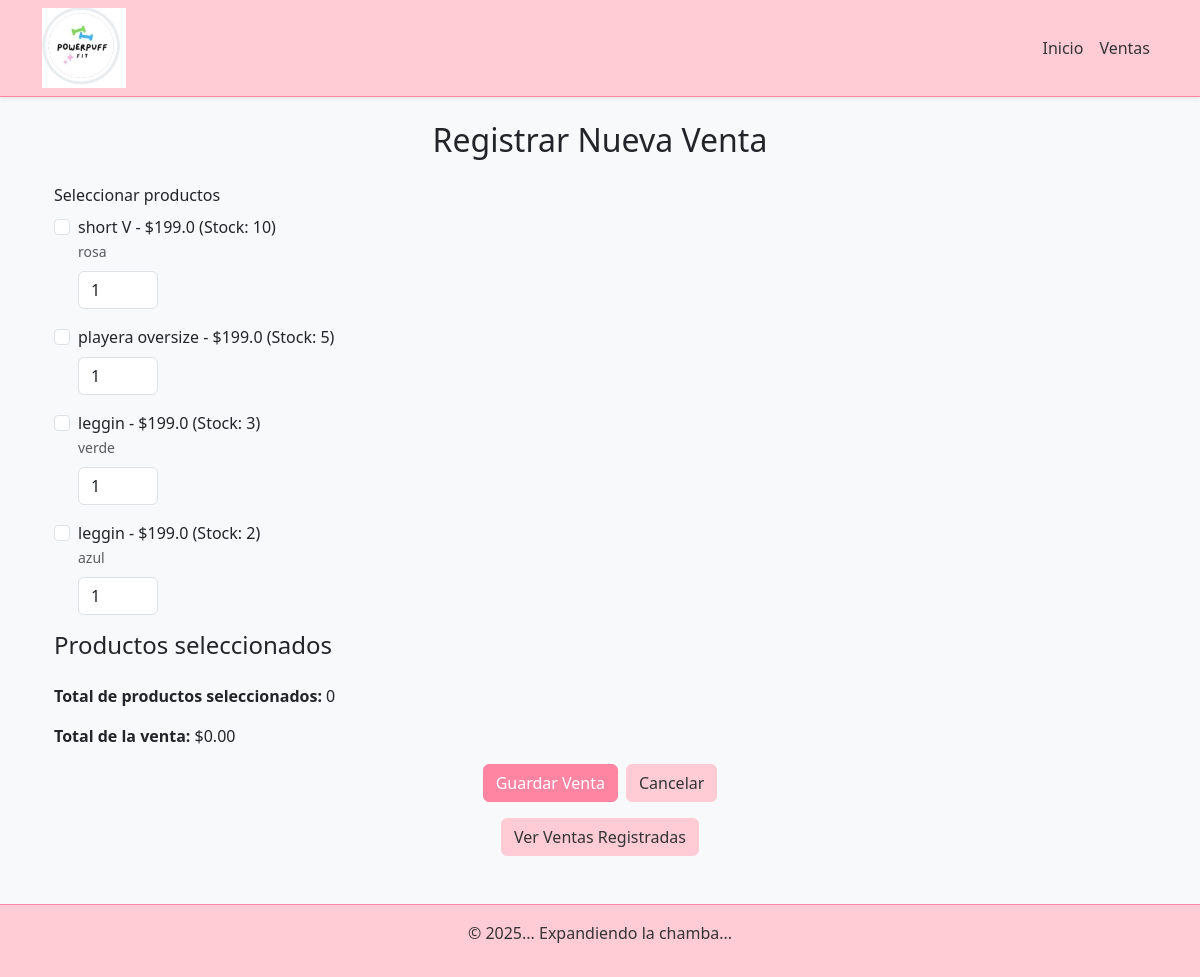
Page /venta/nueva on the earlier database version.
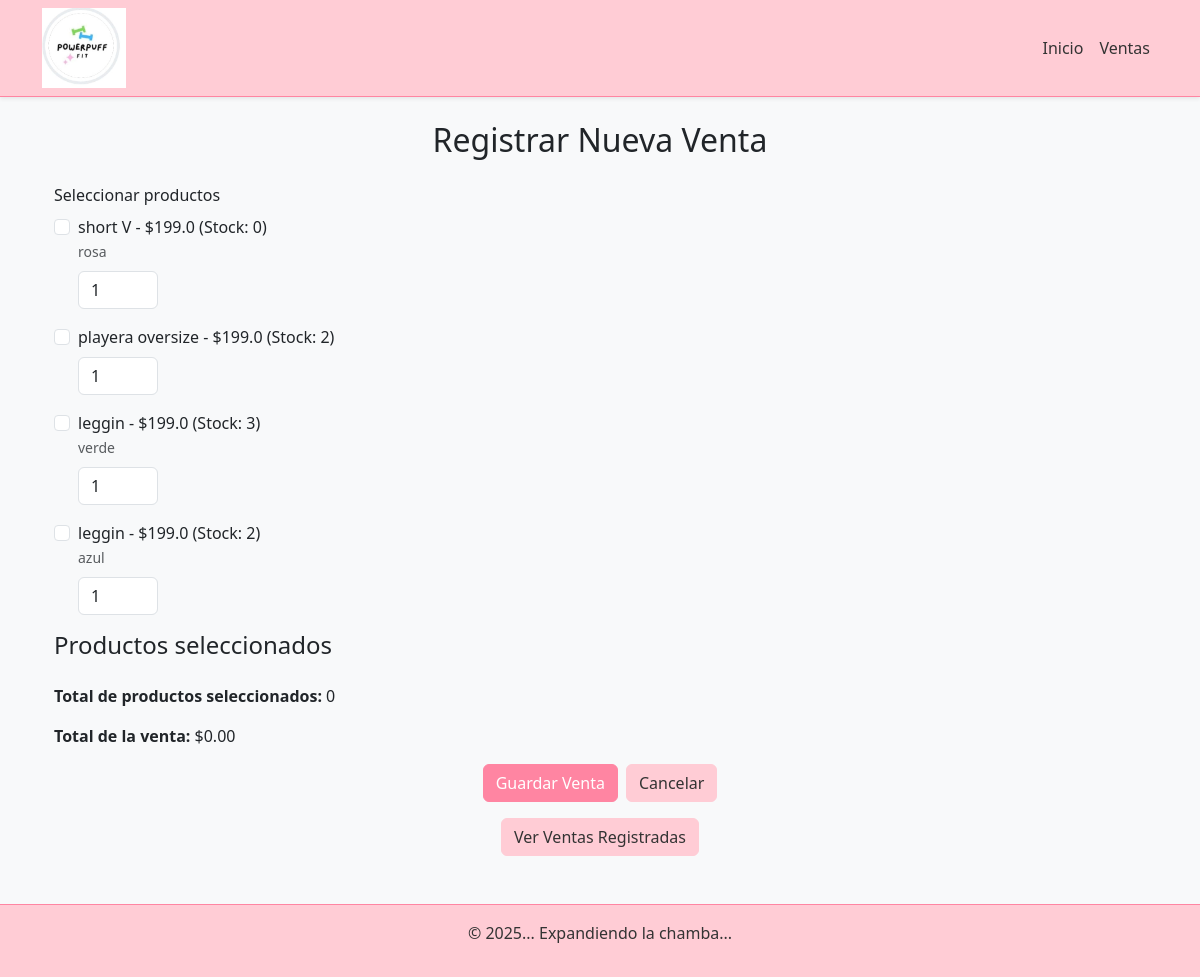
Same page on the later database version.
### app/models.py (models this page shows, shortened)
class Producto(db.Model):
    id = db.Column(db.Integer, primary_key=True)
    nombre = db.Column(db.String(100), nullable=False)
    descripcion = db.Column(db.String(200), nullable=False)
    precio = db.Column(db.Float, nullable=False)
    cantidad = db.Column(db.Integer, nullable=False)
    categoria = db.Column(db.String(100), nullable=False)
    activo = db.Column(db.Boolean, default=True)
    ventas = db.relationship('VentaProducto', back_populates='producto')

### app/routes.py (the view, shortened to what this page needs)
@routes.route('/venta/nueva', methods=['GET', 'POST'])
def nueva_venta():
    productos = Producto.query.filter_by(activo=True).all()
    return render_template('nueva_venta.html', productos=productos)

### app/templates/nueva_venta.html (shortened to what this page needs)
{% extends "base.html" %}
{% block content %}
<div class="container mt-4">
    <h2 class="text-center mb-4">Registrar Nueva Venta</h2>
    <form method="POST" onsubmit="return validarCantidades()">
        <div class="mb-3">
            <label for="productos" class="form-label">Seleccionar productos</label>
            <div id="productos-list">
                {% for producto in productos %}
                    <div class="form-check mb-3">
                        <input class="form-check-input" type="checkbox" value="{{ producto.id }}" id="producto_{{ producto.id }}" name="productos">
                        <label class="form-check-label" for="producto_{{ producto.id }}">
                            {{ producto.nombre }} - ${{ producto.precio }} (Stock: {{ producto.cantidad }})
                            <br>
                            <small class="text-muted">{{ producto.descripcion }}</small>
                        </label>
                        <input type="number" class="form-control cantidad-input mt-2" id="cantidad_{{ producto.id }}" name="cantidad_{{ producto.id }}" min="1" value="1" max="{{ producto.cantidad }}" style="width: 80px;">
                    </div>
                {% endfor %}
            </div>
        </div>
        <div class="mb-3">
            <h4>Productos seleccionados</h4>
            <div class="mt-3">
                <p><strong>Total de productos seleccionados:</strong> <span id="total-productos">0</span></p>
                <p><strong>Total de la venta:</strong> $<span id="total-venta">0.00</span></p>
            </div>
        </div>
        <div class="d-flex gap-2 justify-content-center">
            <button type="submit" class="btn btn-primary">Guardar Venta</button>
            <a href="{{ url_for('routes.index') }}" class="btn btn-secondary">Cancelar</a>
        </div>
    </form>
    <div class="mt-3 text-center">
        <a href="{{ url_for('routes.listar_ventas') }}" class="btn btn-info">Ver Ventas Registradas</a>
    </div>
</div>
{% endblock %}

Differences in the rows shown:
changed Producto "short V": cantidad "10" → "0"
changed Producto "playera oversize": cantidad "5" → "2"
